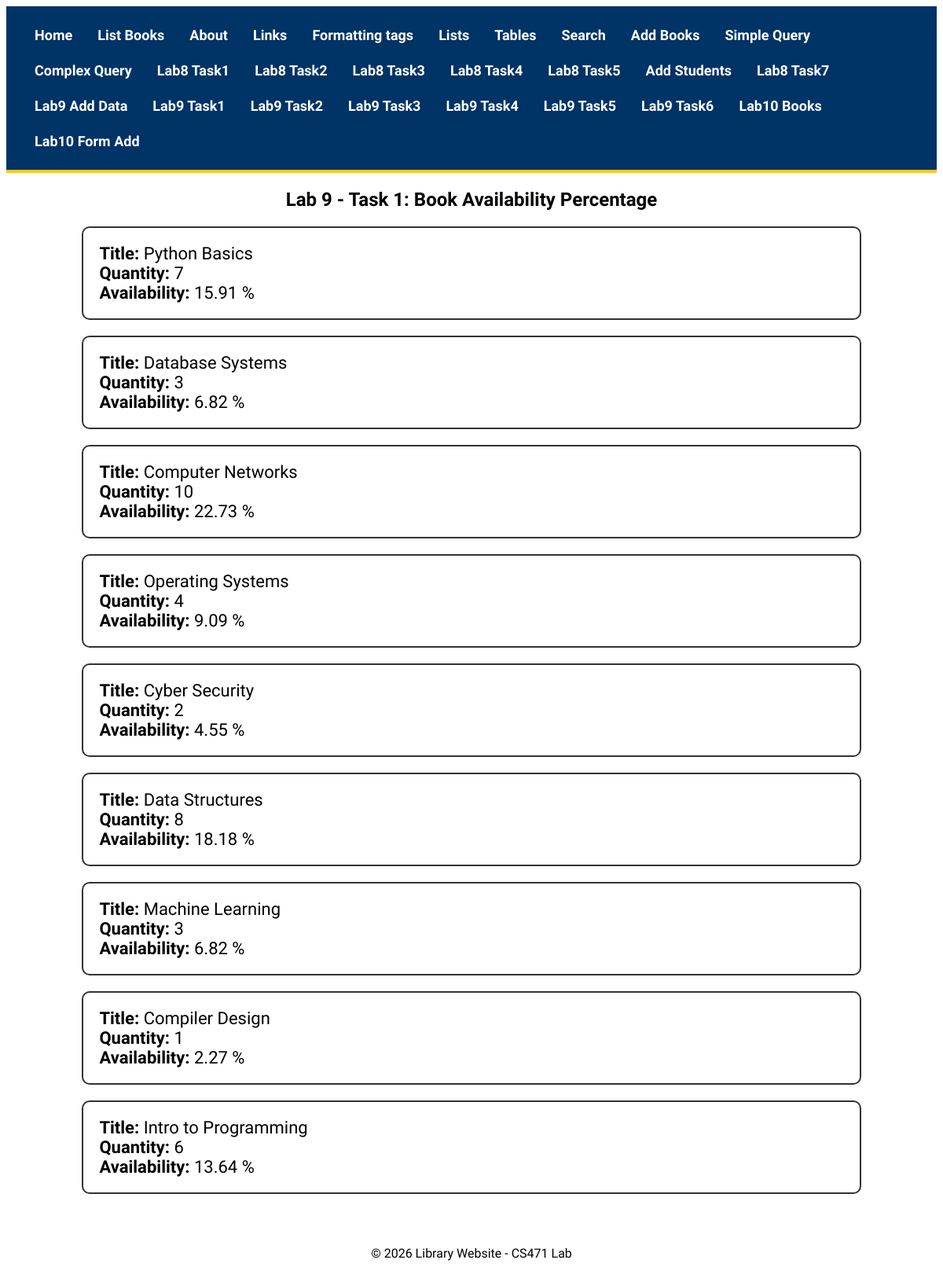
/lab9/task1/, run on the app's committed database.
### apps/bookmodule/models.py (models this page shows, shortened)
class Lab9Book(models.Model):
    title = models.CharField(max_length=100)
    price = models.FloatField(default=0.0)
    quantity = models.IntegerField(default=1)
    pubdate = models.DateTimeField()
    rating = models.SmallIntegerField(default=1)
    publisher = models.ForeignKey(
        Publisher,
        null=True,
        on_delete=models.SET_NULL
    )
    authors = models.ManyToManyField(Author)

### apps/bookmodule/views.py (the view)
# urls.py: path('lab9/task1/', views.lab9_task1, name='books.lab9.task1'),
def lab9_task1(request):
    total_quantity = Lab9Book.objects.aggregate(
        total=Sum('quantity')
    )['total']
    books = Lab9Book.objects.all()
    for book in books:
        book.availability = round(
            (book.quantity / total_quantity) * 100,
            2
        )
    return render(
        request,
        'bookmodule/lab9_task1.html',
        {'books': books}
    )

### apps/templates/bookmodule/lab9_task1.html (shortened to what this page needs)
{% extends "layouts/base.html" %}
{% block content %}
<h2 style="text-align:center;">
    Lab 9 - Task 1: Book Availability Percentage
</h2>
{% for book in books %}
<div style="
width:80%;
margin:20px auto;
padding:20px;
border:2px solid #333;
border-radius:10px;
font-size:22px;
">
    <strong>Title:</strong> {{ book.title }}
    <br>
    <strong>Quantity:</strong> {{ book.quantity }}
    <br>
    <strong>Availability:</strong>
    {{ book.availability }} %
</div>
{% endfor %}
{% endblock %}

### apps/static/styles.css (style rules this page uses)
body { font-family: 'Tajawal', sans-serif; }

### data on the page
Lab9Book: title "Python Basics", quantity "7", availability "15.91"
Lab9Book: title "Database Systems", quantity "3", availability "6.82"
Lab9Book: title "Computer Networks", quantity "10", availability "22.73"
Lab9Book: title "Operating Systems", quantity "4", availability "9.09"
Lab9Book: title "Cyber Security", quantity "2", availability "4.55"
Lab9Book: title "Data Structures", quantity "8", availability "18.18"
Lab9Book: title "Machine Learning", quantity "3", availability "6.82"
Lab9Book: title "Compiler Design", quantity "1", availability "2.27"
Lab9Book: title "Intro to Programming", quantity "6", availability "13.64"
